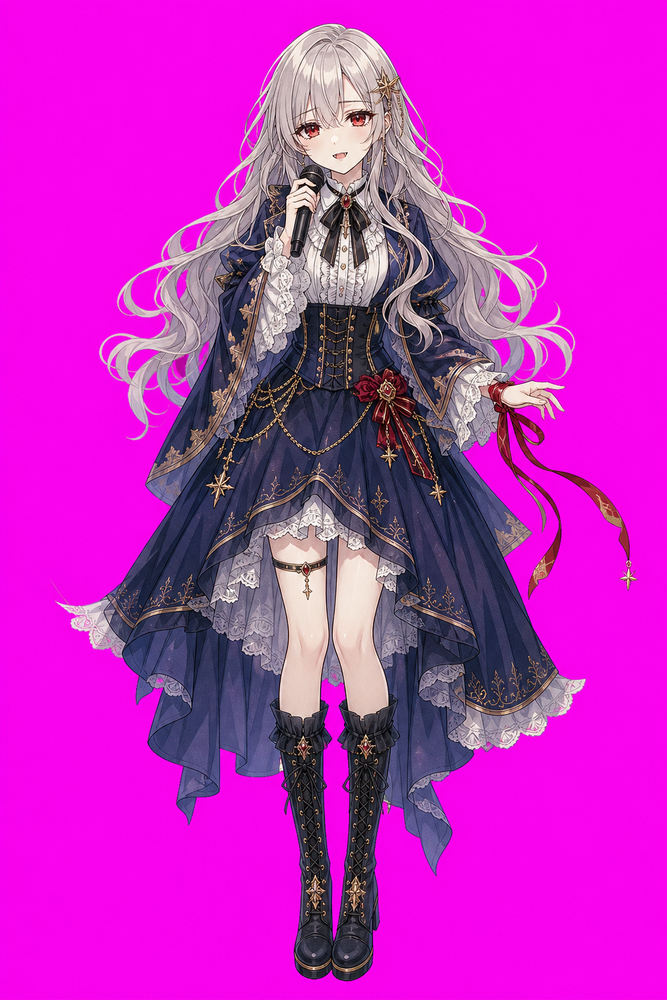
#> input picture tiny-luck-mv/assets/char/REF_master_raw.png, 667 x 1000 px, shrunk from 1024 x 1536 before the run; its folder holds only this picture in this run
$ python key_assets.py
#> lines starting #> are read from the running program, lines starting #| are printed output that depends on the picture; after the words box and inside, x2 and y2 are one past the last pixel; in counts of white or black regions, pixels touching at a corner belong together
#!/usr/bin/env python3
"""Chroma-key magenta (#FF00FF) character raws -> RGBA sprites (skill 04: chroma-key method).
Usage: python tools_py/key_assets.py
"""
import os, glob
import numpy as np
from PIL import Image
from scipy import ndimage

CHAR = os.path.join(os.path.dirname(__file__), "..", "assets", "char")

def key(path, out):
    im = Image.open(path).convert("RGB")
#> im is the input picture: PIL image 667x1000 RGB; mean R, G, B 195, 40, 189.9
    a = np.asarray(im).astype(np.float32)
    r, g, b = a[..., 0], a[..., 1], a[..., 2]
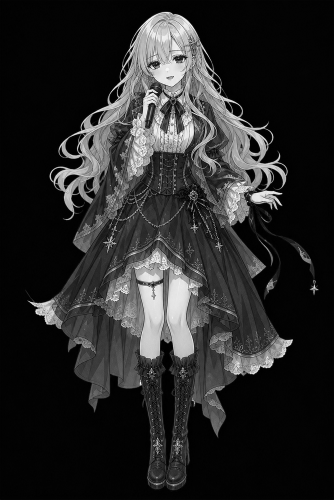
#> g: shape (1000, 667) float32 (shown at 1/2 size); min 0, max 255, mean 40
    # magenta-ness: high where min(r,b) >> g
    m = np.minimum(r, b) - g
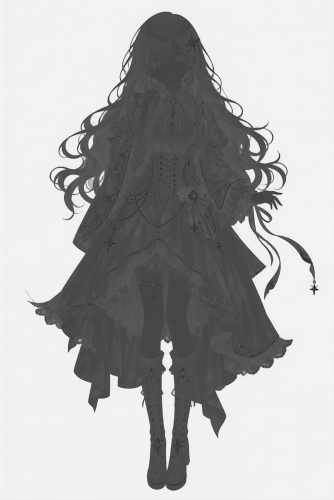
#> m: shape (1000, 667) float32 (shown at 1/2 size); min -110, max 254, mean 144; drawn with min black and max white
    alpha = np.clip(1.0 - (m - 12.0) / 55.0, 0, 1)
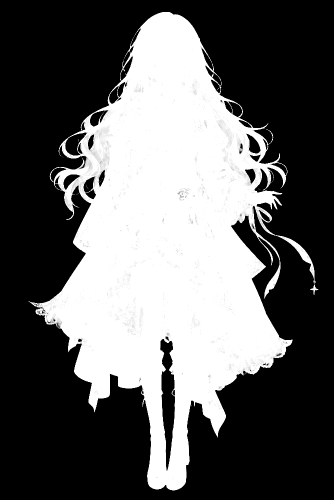
#> alpha: shape (1000, 667) float32 (shown at 1/2 size); min 0, max 1, mean 0.379
    # clean: remove specks, feather edge
    alpha = ndimage.gaussian_filter(alpha, 0.7)
    alpha[alpha < 0.02] = 0
#> alpha: shape (1000, 667) float32; min 0, max 1, mean 0.379
    # despill on edge pixels: pull r/b toward g where magenta dominates
    edge = (alpha > 0) & (alpha < 0.99)
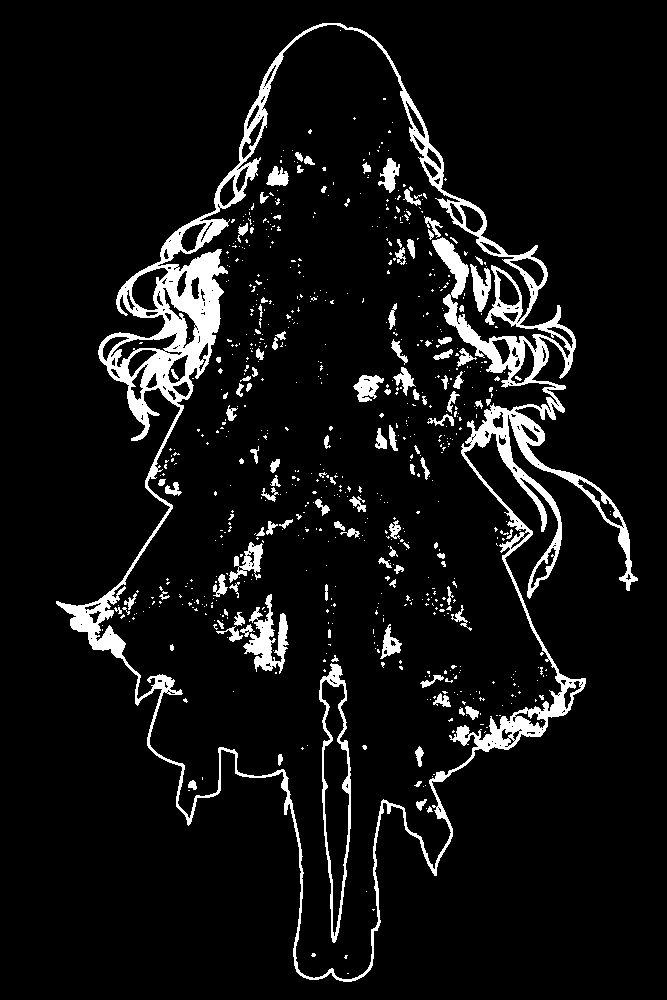
#> edge: shape (1000, 667) bool; 7.6% white; 731 white regions (616 under 20 px), largest, box (x1, y1, x2, y2) and area: (56, 23, 638, 982) 35196, (319, 663, 351, 943) 1858, (243, 594, 289, 674) 1541
    rr, bb = r.copy(), b.copy()
    spill = np.clip((m - 10) / 120.0, 0, 1) * edge
    rr = rr * (1 - spill) + g * spill
    bb = bb * (1 - spill) + g * spill
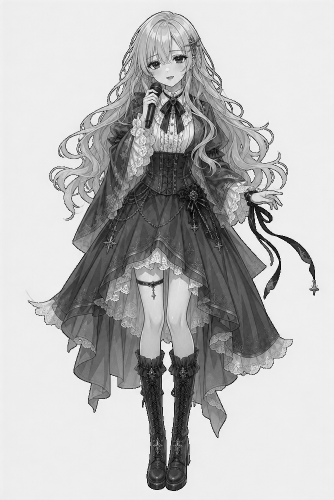
#> bb: shape (1000, 667) float32 (shown at 1/2 size); min 0, max 255, mean 187.4
    rgba = np.dstack([rr, g, bb, alpha * 255]).astype(np.uint8)
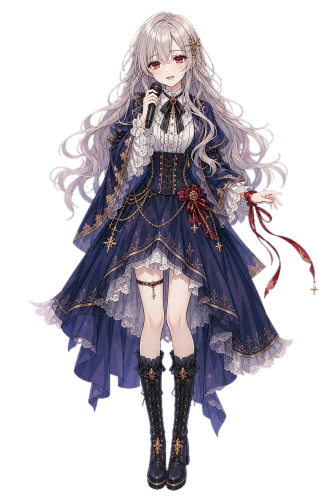
#> rgba: shape (1000, 667, 4) (shown at 1/2 size); mean of channels 0, 1, 2, 3 192.4, 40, 187.4, 96.5; transparent parts drawn white
    img = Image.fromarray(rgba, "RGBA")
    bbox = img.getbbox()
#> bbox = (56, 23, 638, 982)
    if bbox:
        img = img.crop(bbox)
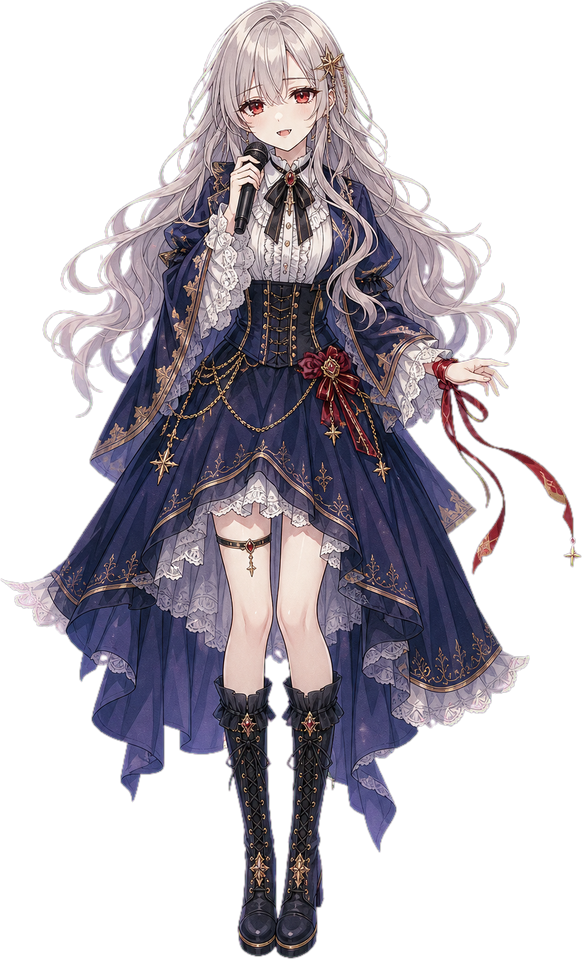
#> img: PIL image 582x959 RGBA; mean R, G, B, A 181.4, 47.3, 177.6, 115.3; transparent parts drawn white
    img.save(out)
    print(f"{os.path.basename(path)} -> {os.path.basename(out)} {img.size}")
#| REF_master_raw.png -> REF_master.png (582, 959)

if __name__ == "__main__":
    for raw in sorted(glob.glob(os.path.join(CHAR, "*_raw.png"))):
        name = os.path.basename(raw).replace("_raw.png", ".png")
        key(raw, os.path.join(CHAR, name))
    # master alias used by docs/storyboard
    src = os.path.join(CHAR, "REF_master.png")
    if os.path.exists(src):
        print("master ready:", src)

$ run again, on tiny-luck-mv/assets/char/pose_hurt_raw.png
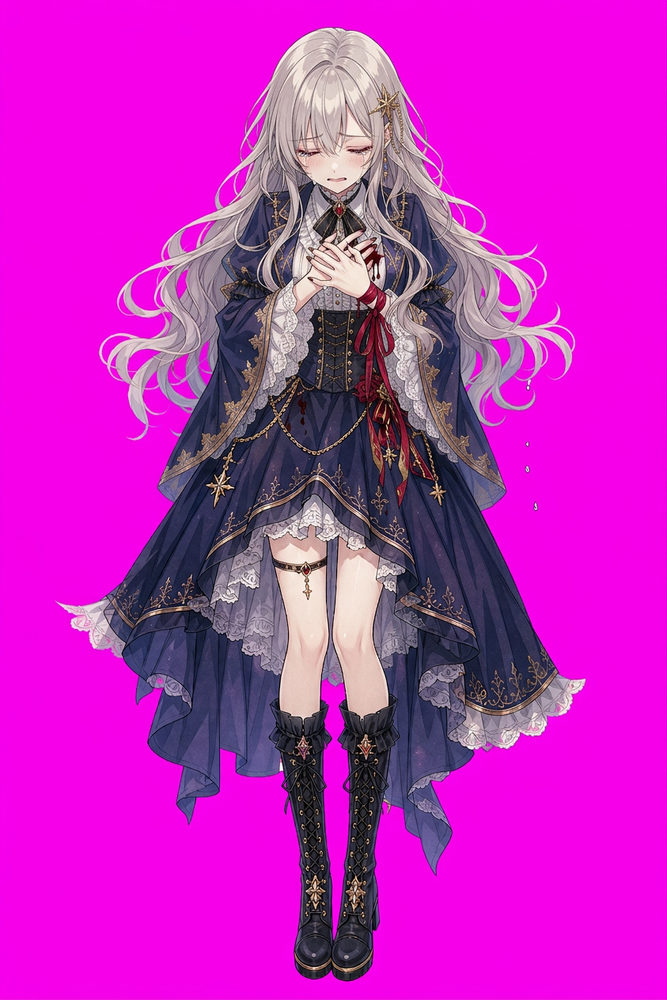
#> input picture tiny-luck-mv/assets/char/pose_hurt_raw.png, 667 x 1000 px, shrunk from 843 x 1264 before the run
#> in key, im is the input picture: PIL image 667x1000 RGB; mean R, G, B 195.1, 37.3, 188.6
#> in key, `edge = (alpha > 0) & (alpha < 0.99)`:
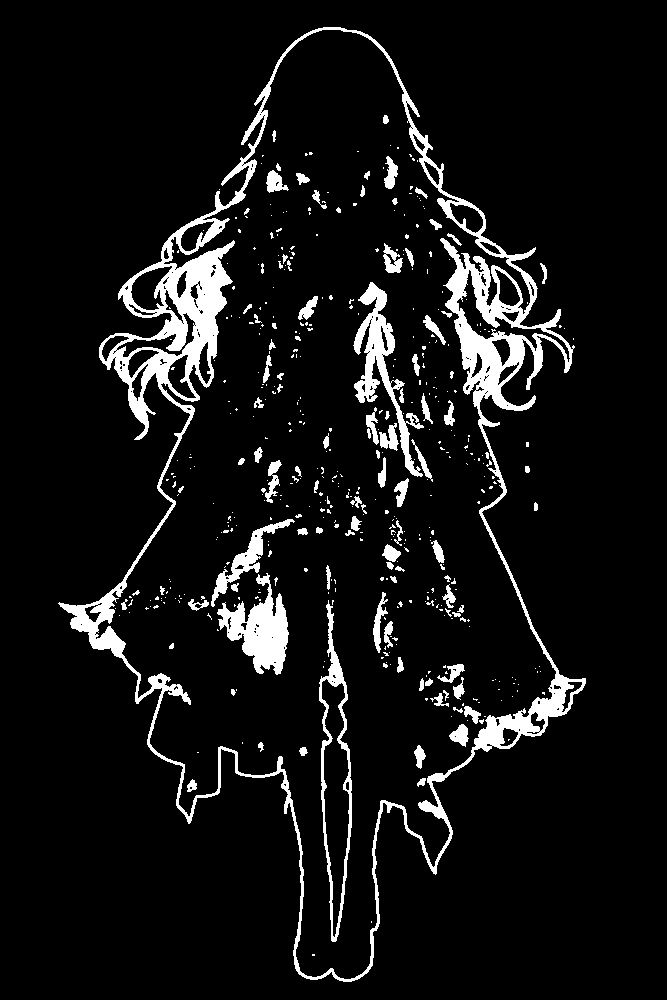
#> edge: shape (1000, 667) bool; 7.7% white; 486 white regions (381 under 20 px), largest, box (x1, y1, x2, y2) and area: (58, 27, 586, 982) 31343, (217, 573, 289, 675) 3398, (353, 282, 424, 477) 3265
#> bbox = (58, 27, 586, 982)
#> in key, `img = img.crop(bbox)`:
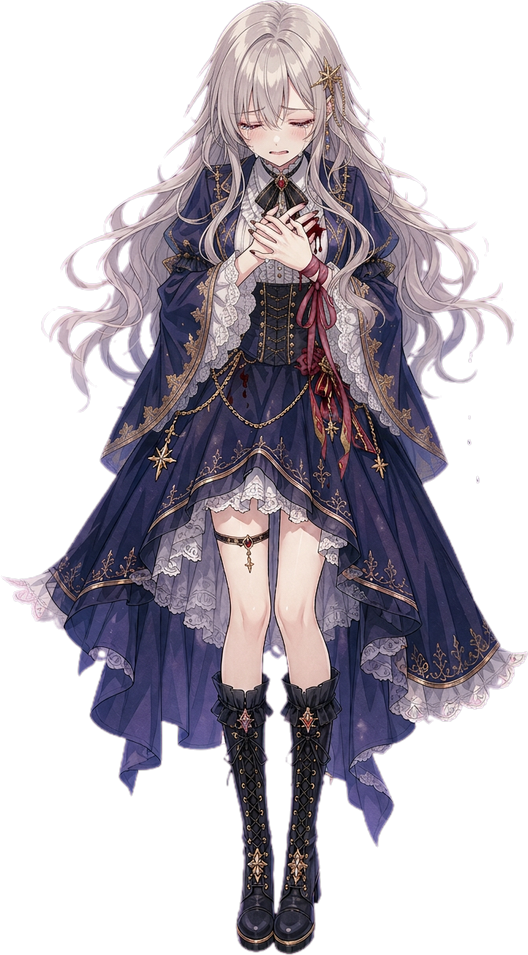
#> img: PIL image 528x955 RGBA; mean R, G, B, A 176.8, 49.3, 172.4, 121.9; transparent parts drawn white
#| pose_hurt_raw.png -> pose_hurt.png (528, 955)

$ run again, on tiny-luck-mv/assets/char/pose_reach_raw.png
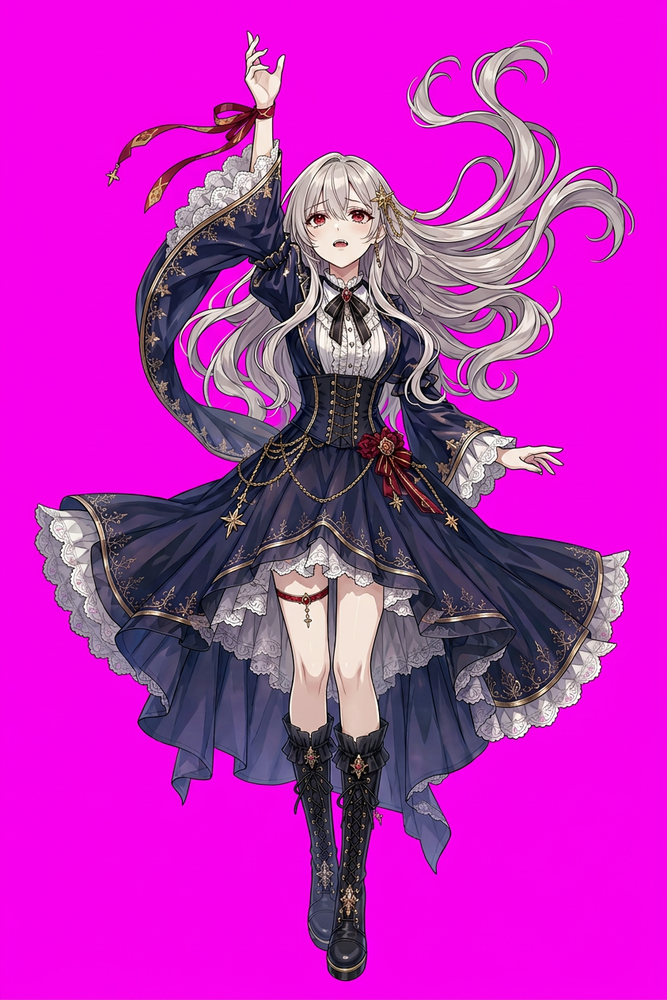
#> input picture tiny-luck-mv/assets/char/pose_reach_raw.png, 667 x 1000 px, shrunk from 843 x 1264 before the run
#> in key, im is the input picture: PIL image 667x1000 RGB; mean R, G, B 190.1, 39.3, 185.2
#> in key, `edge = (alpha > 0) & (alpha < 0.99)`:
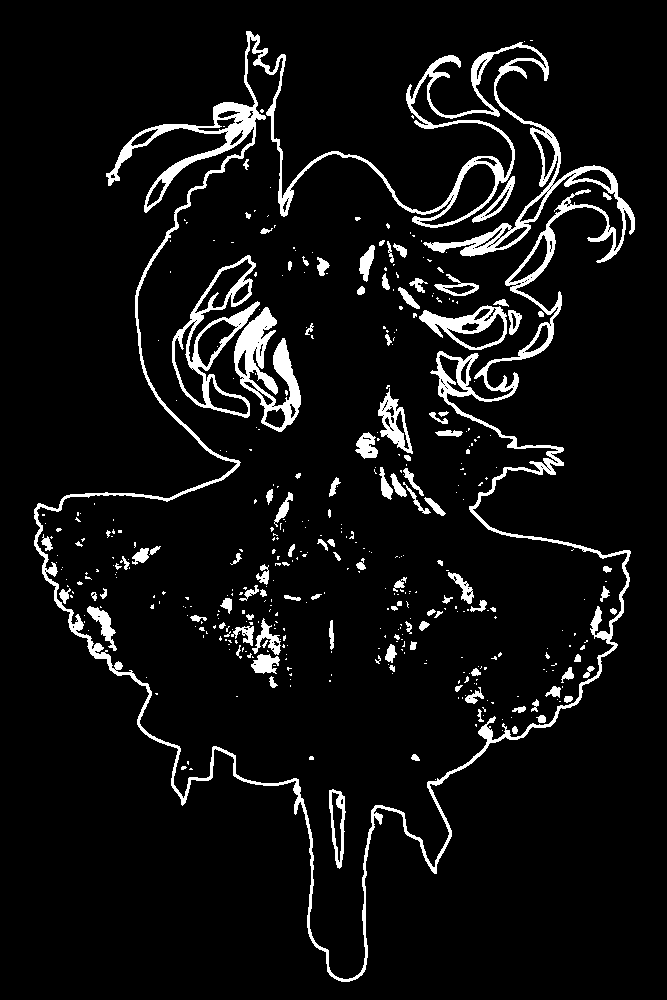
#> edge: shape (1000, 667) bool; 6.8% white; 433 white regions (321 under 20 px), largest, box (x1, y1, x2, y2) and area: (34, 31, 635, 982) 25664, (234, 307, 301, 432) 3334, (172, 255, 260, 418) 2947
#> bbox = (34, 31, 635, 982)
#> in key, `img = img.crop(bbox)`:
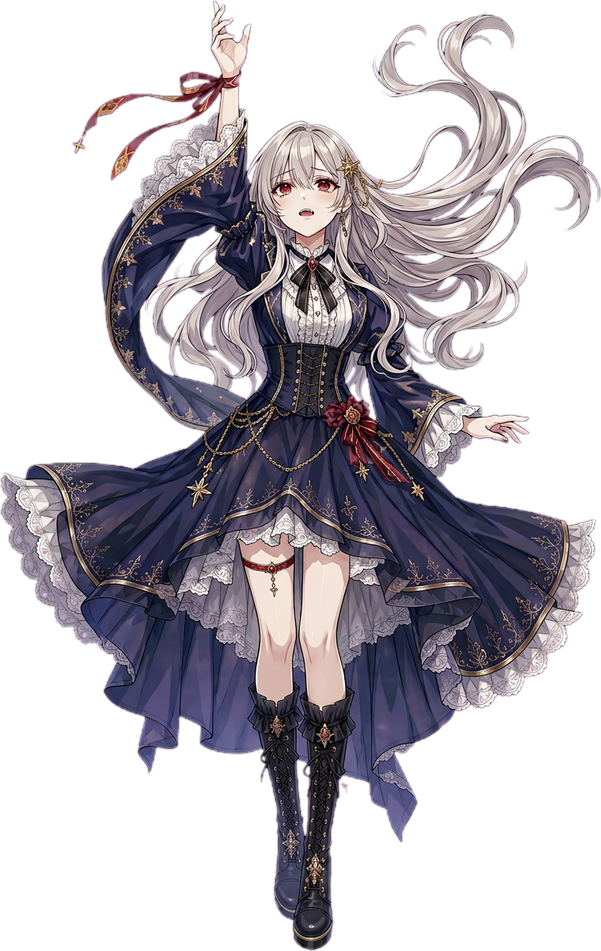
#> img: PIL image 601x951 RGBA; mean R, G, B, A 178, 45.6, 174.3, 115.9; transparent parts drawn white
#| pose_reach_raw.png -> pose_reach.png (601, 951)
